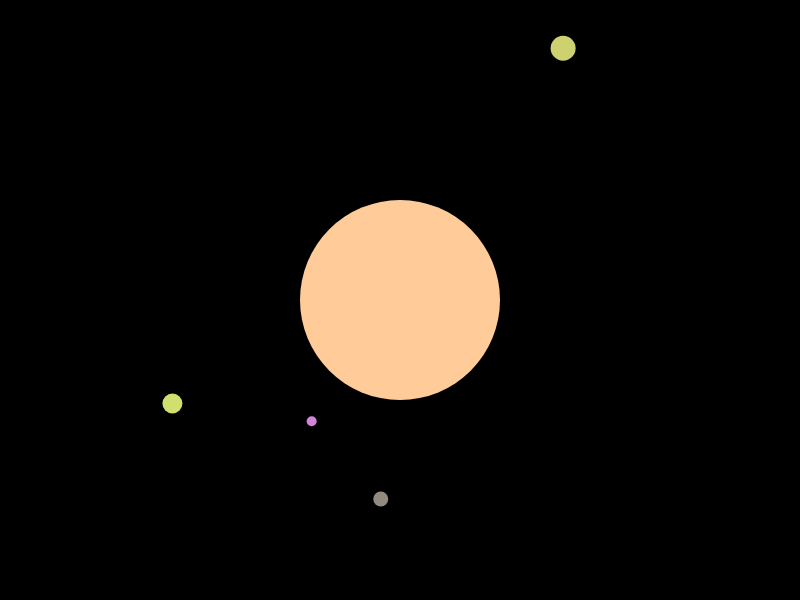
Frame 1 (no input)
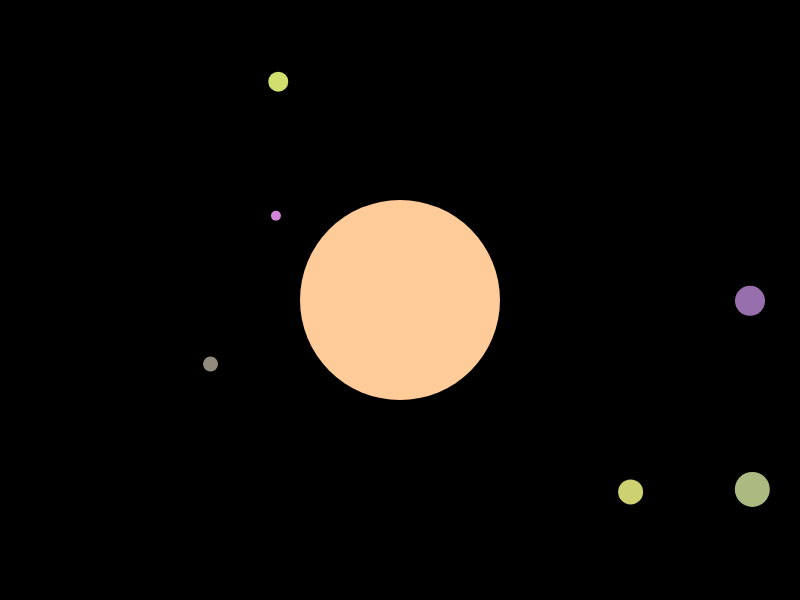
Frame 60 (no input)
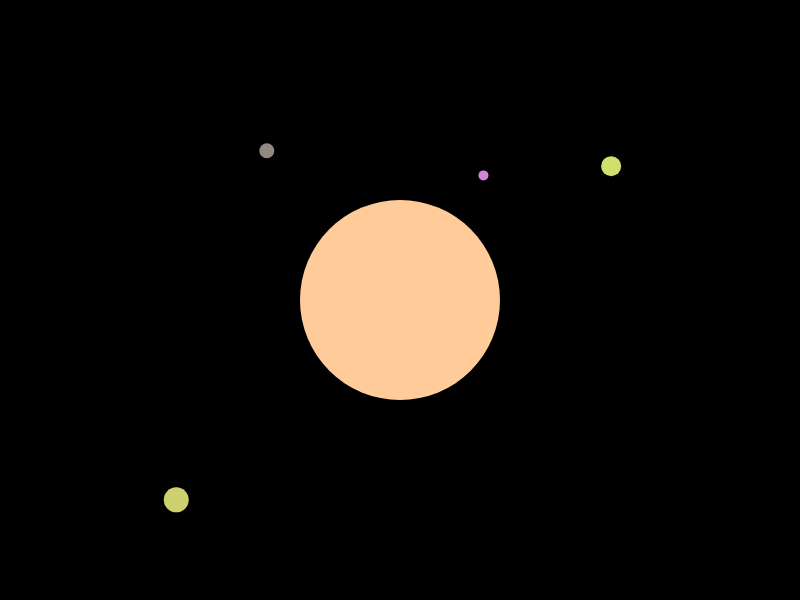
Frame 120 (the mouse pressed at the canvas centre since frame 60)

The p5.js sketch that drew these frames (run headless with seeded random() and noise() and a simulated clock; from frame 60 on, the mouse is pressed at the canvas centre):

// p5.js sketch
// ── sketch.js
let saturn;
let moons = [];

function setup() {
  
  createCanvas(800, 600);
  // create a circle "Saturn"
  saturn = new Planet(width / 2, height / 2, 200, color(255, 204, 153));
  // thats create little circles or moons, that r orbiting around Saturn
  for (let i = 0; i < 8; i++) {
    let radius = 150 + 50 * i;
    let diameter = 10 + 5 * i;
    
    let moonColor = color(random(100, 255), random(100, 255), random(100, 255));
    
    let moon = new Satellite(saturn, radius, diameter, moonColor);
    moons.push(moon);
  }
}

function draw() {
  background(0);
  saturn.display();
  for (let moon of moons) {
    moon.display();
  }
}

// created a class "Plane"for Saturn
class Planet {
  constructor(x, y, diameter, color) {
    this.x = x;
    this.y = y;
    this.diameter = diameter;
    this.color = color;
  }

  display() {
    fill(this.color);
    noStroke();
    ellipse(this.x, this.y, this.diameter, this.diameter);
  }
}


class Satellite {
  constructor(parent, orbitRadius, diameter, color) {
    this.parent = parent;
    this.orbitRadius = orbitRadius;
    this.diameter = diameter;
    this.color = color;
    this.angle = random(TWO_PI);
    this.speed = random(0.01, 0.03);
    // then i created a class for moons, which i called "Satellite"
  }

  display() {
    this.angle += this.speed;
    let x = this.parent.x + this.orbitRadius * cos(this.angle);
    let y = this.parent.y + this.orbitRadius * sin(this.angle);
    // again its just saying the speed, so how fast should they move
    fill(this.color);
    noStroke();
    ellipse(x, y, this.diameter, this.diameter);
  }
}
